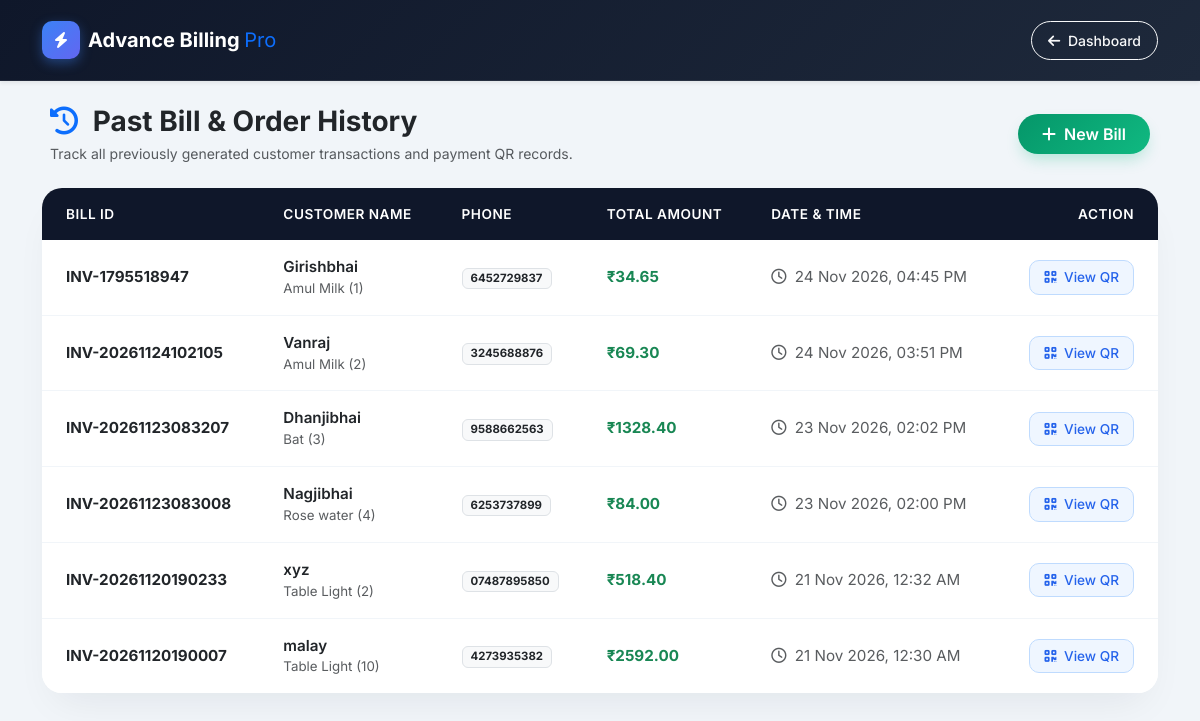
/orders/ (signed in), run on the app's committed database.
### billing_app/models.py (models this page shows, shortened)
class Invoice(models.Model):
    distributor = models.ForeignKey(User, on_delete=models.CASCADE, related_name='invoices')
    customer = models.ForeignKey('Customer', on_delete=models.PROTECT, related_name='invoices')
    invoice_number = models.CharField(max_length=50, unique=True)
    subtotal = models.DecimalField(max_digits=10, decimal_places=2, default=Decimal('0.00'))
    discount_amount = models.DecimalField(max_digits=10, decimal_places=2, default=Decimal('0.00'))
    gst_amount = models.DecimalField(max_digits=10, decimal_places=2, default=Decimal('0.00'))
    total_amount = models.DecimalField(max_digits=10, decimal_places=2, default=Decimal('0.00'))
    created_at = models.DateTimeField(auto_now_add=True)

class Customer(models.Model):
    distributor = models.ForeignKey(User, on_delete=models.CASCADE)
    name = models.CharField(max_length=100)
    email = models.EmailField(blank=True, null=True)
    phone = models.CharField(max_length=15)
    address = models.TextField(blank=True, null=True)
    created_at = models.DateTimeField(auto_now_add=True)

class InvoiceItem(models.Model):
    invoice = models.ForeignKey(Invoice, on_delete=models.CASCADE, related_name='items')
    product = models.ForeignKey('Product', on_delete=models.PROTECT, related_name='invoice_items')
    quantity = models.PositiveIntegerField(default=1)
    unit_price = models.DecimalField(max_digits=10, decimal_places=2)
    discount = models.DecimalField(max_digits=10, decimal_places=2, default=Decimal('0.00'))
    gst_rate = models.DecimalField(max_digits=5, decimal_places=2, default=Decimal('0.00'))

class Product(models.Model):
    distributor = models.ForeignKey(User, on_delete=models.CASCADE)
    name = models.CharField(max_length=100)
    category = models.CharField(max_length=100, blank=True)
    price = models.DecimalField(max_digits=10, decimal_places=2)
    stock = models.IntegerField()
    gst_rate = models.DecimalField(max_digits=5, decimal_places=2, default=Decimal('0.00'))
    created_at = models.DateTimeField(auto_now_add=True)

### billing_app/views.py (the view)
# urls.py: path('orders/', views.order_history_view, name='order_history'),
@login_required(login_url='login')
def order_history_view(request):
    invoices = (
        Invoice.objects.filter(distributor=request.user)
        .select_related('customer')
        .prefetch_related('items__product')
        .order_by('-created_at')
    )
    return render(request, 'billing_app/order_history.html', {'invoices': invoices})

### billing_app/templates/billing_app/order_history.html (shortened to what this page needs)
<!DOCTYPE html>
<html lang="en">
<head>
    <link href="https://cdn.jsdelivr.net/npm/bootstrap@5.3.0/dist/css/bootstrap.min.css" rel="stylesheet">
    <link rel="stylesheet" href="https://cdnjs.cloudflare.com/ajax/libs/font-awesome/6.4.0/css/all.min.css">
</head>
<body class="pb-5">
    <nav class="navbar navbar-dark navbar-custom px-4 py-3 mb-4 shadow-sm">
        <div class="container">
            <a class="navbar-brand fw-bold fs-5 d-flex align-items-center gap-2" href="{% url 'dashboard' %}">
                <span class="brand-icon"><i class="fa-solid fa-bolt text-white fs-6"></i></span>
                <span>Advance Billing <span class="text-primary fw-normal">Pro</span></span>
            </a>
            <a href="{% url 'dashboard' %}" class="btn btn-outline-light btn-sm rounded-pill px-3 py-2 fw-medium">
                <i class="fa-solid fa-arrow-left me-1"></i> Dashboard
            </a>
        </div>
    </nav>
    <div class="container">
        <div class="d-flex justify-content-between align-items-center mb-4 px-2">
            <div>
                <h3 class="fw-bold text-dark mb-1"><i class="fa-solid fa-clock-rotate-left text-primary me-2"></i> Past Bill & Order History</h3>
                <p class="text-muted small mb-0">Track all previously generated customer transactions and payment QR records.</p>
            </div>
            <a href="{% url 'create_bill' %}" class="btn btn-success btn-new-bill rounded-pill px-4 py-2 text-white fw-semibold">
                <i class="fa-solid fa-plus me-1"></i> New Bill
            </a>
        </div>
        <div class="card table-card">
            <div class="card-body p-0">
                <div class="table-responsive">
                    <table class="table table-hover align-middle mb-0">
                        <thead>
                            <tr>
                                <th class="ps-4">Bill ID</th>
                                <th>Customer Name</th>
                                <th>Phone</th>
                                <th>Total Amount</th>
                                <th>Date & Time</th>
                                <th class="text-end pe-4">Action</th>
                            </tr>
                        </thead>
                        <tbody>
                            {% for invoice in invoices %}
                            <tr>
                                <td class="ps-4 fw-bold text-dark">{{ invoice.invoice_number }}</td>
                                <td>
                                    <div class="fw-semibold text-dark">{{ invoice.customer.name }}</div>
                                    {% if invoice.items.all %}
                                        <div class="text-muted small">
                                            {% for item in invoice.items.all %}
                                                {{ item.product.name }} ({{ item.quantity }}){% if not forloop.last %}, {% endif %}
                                            {% endfor %}
                                        </div>
                                    {% endif %}
                                </td>
                                <td><span class="badge bg-light text-dark border px-2 py-1">{{ invoice.customer.phone }}</span></td>
                                <td class="text-success fw-bold">₹{{ invoice.total_amount }}</td>
                                <td class="text-muted small"><i class="fa-regular fa-clock me-1"></i> {{ invoice.created_at|date:"d M Y, h:i A" }}</td>
                                <td class="text-end pe-4">
                                    <a href="{% url 'bill_detail' invoice.pk %}" class="btn btn-view-qr">
                                        <i class="fa-solid fa-qrcode me-1"></i> View QR
                                    </a>
                                </td>
                            </tr>
                            {% endfor %}
                        </tbody>
                    </table>
                </div>
            </div>
        </div>
    </div>
</body>
</html>

### billing_app/templates/billing_app/order_history.html (style rules this page uses)
body { font-family: 'Inter', sans-serif; background-color: #f1f5f9; color: #1e293b; }
.navbar-custom { background: linear-gradient(135deg, #0f172a 0%, #1e293b 100%); border-bottom: 1px solid rgba(255, 255, 255, 0.08); }
.brand-icon { background: linear-gradient(135deg, #3b82f6, #6366f1); width: 38px; height: 38px; display: inline-flex; align-items: center; justify-content: center; border-radius: 10px; box-shadow: 0 4px 12px rgba(59, 130, 246, 0.4); }
.table-card { border: none; border-radius: 20px; box-shadow: 0 20px 40px -15px rgba(15, 23, 42, 0.08); background: #ffffff; overflow: hidden; }
.table thead th { background-color: #0f172a; color: #ffffff; font-weight: 600; font-size: 0.85rem; text-transform: uppercase; letter-spacing: 0.5px; padding: 16px 20px; border: none; }
.table tbody td { padding: 16px 20px; vertical-align: middle; color: #334155; border-bottom: 1px solid #f1f5f9; font-size: 0.95rem; }
.table tbody tr:last-child td { border-bottom: none; }
.btn-view-qr { background-color: #eff6ff; color: #2563eb; border: 1px solid #bfdbfe; border-radius: 10px; padding: 6px 14px; font-weight: 500; font-size: 0.85rem; transition: all 0.2s ease; }
.btn-new-bill { background: linear-gradient(135deg, #059669 0%, #10b981 100%); border: none; box-shadow: 0 8px 16px -4px rgba(16, 185, 129, 0.3); transition: all 0.2s ease; }

### data on the page
Invoice: invoice_number "INV-1795518947", customer.name "Girishbhai", customer.phone "6452729837", total_amount "34.65", created_at "24 Nov 2026, 04:45 PM"
InvoiceItem: product.name "Amul Milk", quantity "1"
Invoice: invoice_number "INV-20261124102105", customer.name "Vanraj", customer.phone "3245688876", total_amount "69.30", created_at "24 Nov 2026, 03:51 PM"
InvoiceItem: product.name "Amul Milk", quantity "2"
Invoice: invoice_number "INV-20261123083207", customer.name "Dhanjibhai", customer.phone "9588662563", total_amount "1328.40", created_at "23 Nov 2026, 02:02 PM"
InvoiceItem: product.name "Bat", quantity "3"
Invoice: invoice_number "INV-20261123083008", customer.name "Nagjibhai", customer.phone "6253737899", total_amount "84.00", created_at "23 Nov 2026, 02:00 PM"
InvoiceItem: product.name "Rose water", quantity "4"
Invoice: invoice_number "INV-20261120190233", customer.name "xyz", customer.phone "07487895850", total_amount "518.40", created_at "21 Nov 2026, 12:32 AM"
InvoiceItem: product.name "Table Light", quantity "2"
Invoice: invoice_number "INV-20261120190007", customer.name "malay", customer.phone "4273935382", total_amount "2592.00", created_at "21 Nov 2026, 12:30 AM"
InvoiceItem: product.name "Table Light", quantity "10"
